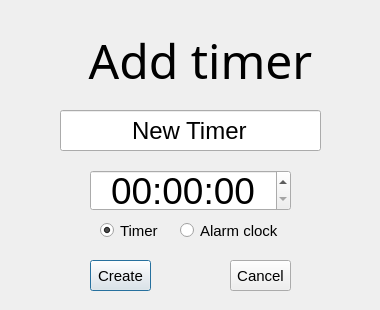
<?xml version="1.0" encoding="UTF-8"?>
<ui version="4.0">
 <class>AddingTimer</class>
 <widget class="QDialog" name="AddingTimer">
  <property name="geometry">
   <rect>
    <x>0</x>
    <y>0</y>
    <width>380</width>
    <height>310</height>
   </rect>
  </property>
  <property name="minimumSize">
   <size>
    <width>380</width>
    <height>310</height>
   </size>
  </property>
  <property name="maximumSize">
   <size>
    <width>380</width>
    <height>310</height>
   </size>
  </property>
  <property name="windowTitle">
   <string>Dialog</string>
  </property>
  <widget class="QRadioButton" name="radioButtonTimer">
   <property name="geometry">
    <rect>
     <x>100</x>
     <y>220</y>
     <width>82</width>
     <height>21</height>
    </rect>
   </property>
   <property name="font">
    <font>
     <pointsize>11</pointsize>
    </font>
   </property>
   <property name="cursor">
    <cursorShape>PointingHandCursor</cursorShape>
   </property>
   <property name="text">
    <string>Timer</string>
   </property>
   <property name="checked">
    <bool>true</bool>
   </property>
   <property name="autoRepeat">
    <bool>false</bool>
   </property>
  </widget>
  <widget class="QPushButton" name="btnCreate">
   <property name="geometry">
    <rect>
     <x>90</x>
     <y>260</y>
     <width>61</width>
     <height>31</height>
    </rect>
   </property>
   <property name="font">
    <font>
     <pointsize>11</pointsize>
    </font>
   </property>
   <property name="text">
    <string>Create</string>
   </property>
  </widget>
  <widget class="QLineEdit" name="lineAddName">
   <property name="geometry">
    <rect>
     <x>60</x>
     <y>110</y>
     <width>261</width>
     <height>41</height>
    </rect>
   </property>
   <property name="font">
    <font>
     <pointsize>18</pointsize>
    </font>
   </property>
   <property name="text">
    <string>New Timer</string>
   </property>
   <property name="alignment">
    <set>Qt::AlignCenter</set>
   </property>
  </widget>
  <widget class="QRadioButton" name="radioButtonAlarm">
   <property name="geometry">
    <rect>
     <x>180</x>
     <y>220</y>
     <width>111</width>
     <height>21</height>
    </rect>
   </property>
   <property name="font">
    <font>
     <pointsize>11</pointsize>
    </font>
   </property>
   <property name="cursor">
    <cursorShape>PointingHandCursor</cursorShape>
   </property>
   <property name="text">
    <string>Alarm clock</string>
   </property>
  </widget>
  <widget class="QTimeEdit" name="timeAdd">
   <property name="geometry">
    <rect>
     <x>90</x>
     <y>170</y>
     <width>201</width>
     <height>41</height>
    </rect>
   </property>
   <property name="font">
    <font>
     <family>Nirmala UI</family>
     <pointsize>28</pointsize>
    </font>
   </property>
   <property name="cursor">
    <cursorShape>PointingHandCursor</cursorShape>
   </property>
   <property name="alignment">
    <set>Qt::AlignCenter</set>
   </property>
   <property name="correctionMode">
    <enum>QAbstractSpinBox::CorrectToPreviousValue</enum>
   </property>
   <property name="displayFormat">
    <string>HH:mm:ss</string>
   </property>
  </widget>
  <widget class="QLabel" name="labelAdd">
   <property name="enabled">
    <bool>true</bool>
   </property>
   <property name="geometry">
    <rect>
     <x>50</x>
     <y>30</y>
     <width>301</width>
     <height>61</height>
    </rect>
   </property>
   <property name="font">
    <font>
     <family>MS Reference Sans Serif</family>
     <pointsize>36</pointsize>
    </font>
   </property>
   <property name="text">
    <string>Add timer</string>
   </property>
   <property name="alignment">
    <set>Qt::AlignCenter</set>
   </property>
  </widget>
  <widget class="QPushButton" name="btnCancel">
   <property name="geometry">
    <rect>
     <x>230</x>
     <y>260</y>
     <width>61</width>
     <height>31</height>
    </rect>
   </property>
   <property name="font">
    <font>
     <pointsize>11</pointsize>
    </font>
   </property>
   <property name="text">
    <string>Cancel</string>
   </property>
  </widget>
 </widget>
 <resources/>
 <connections/>
</ui>
